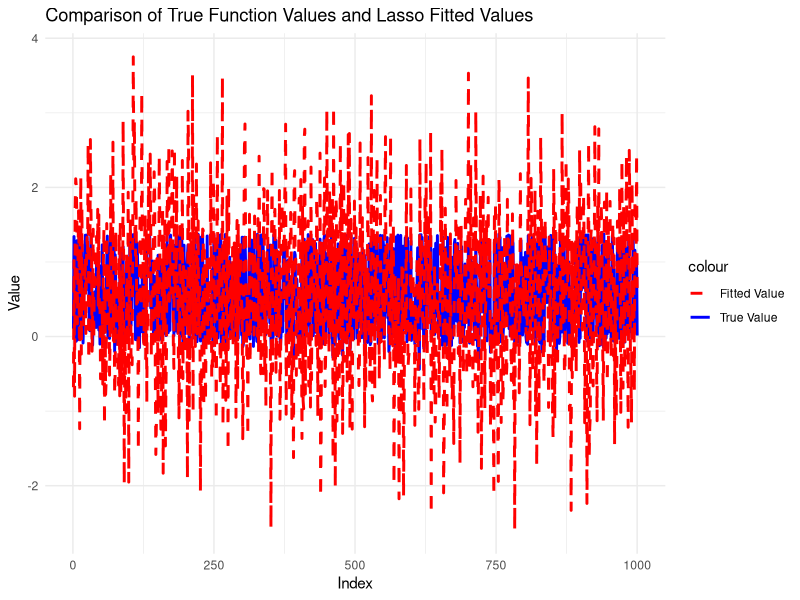

Generate this figure with R:
# Load necessary libraries
library(glmnet)
library(ggplot2)

# Set the parameters
set.seed(123)  # For reproducibility
n <- 1000      # Number of observations
d <- 2
# d <- 6         # Dimension of X
sigma <- 1     # Noise level

# Define functions for b*(X) and tau*(X)
b_star <- function(X) {
  sin(pi * X[, 1] * X[, 2])
  # sin(pi * X[, 1] * X[, 2]) + 2 * (X[, 3] - 0.5)^2 + X[, 4] + 0.5 * X[, 5]
}

tau_star <- function(X) {
  (X[, 1] + X[, 2]) / 2
}

# Propensity score function
e_star <- function(X) {
  p <- sin(pi * X[, 1] * X[, 2])
  p <- pmin(pmax(p, 0.1), 0.9)  # Trim to [0.1, 0.9]
  return(p)
}

# Generate data
X <- matrix(runif(n * d, 0, 1), n, d)
colnames(X) <- paste0("X", 1:d)  # Name the columns X1, X2, ..., X6
W <- rbinom(n, 1, e_star(X))
epsilon <- rnorm(n, 0, 1)
Y <- b_star(X) + (W - 0.5) * tau_star(X) + sigma * epsilon

# Combine the data into a data frame
df_fit <- data.frame(Y = Y, W = W, X = X)
# Rename columns to remove the "X." prefix
colnames(df_fit) <- gsub("X\\.", "", colnames(df_fit))

# Now prepare the design matrix using the corrected column names
# X_design <- model.matrix(~ .^2 + I(X1^2) + I(X2^2) + I(X3^2) + I(X4^2) + I(X5^2) + I(X6^2), data = df_fit)[, -1]
X_design <- 
  model.matrix(~ .^2 + 
                 I(X1^2) + 
                 I(X2^2), data = df_fit)[, -1]

# Fit Lasso model
lasso_model <- 
  cv.glmnet(X_design, Y, alpha = 1)  # alpha = 1 for Lasso

# Predict fitted values using Lasso
fitted_values <- 
  predict(lasso_model, 
          newx = X_design, 
          s = "lambda.min")

# Calculate true function values
true_values <- b_star(X) + (W - 0.5) * tau_star(X)

# Combine true and fitted values into a data frame for plotting
df_plot <- data.frame(
  Index = 1:n, 
  TrueValue = true_values, 
  FittedValue = fitted_values[,1])

# Create a ggplot comparing the true and fitted values
p <- ggplot(df_plot, aes(x = Index)) +
  geom_line(aes(y = TrueValue, color = "True Value"), size = 1) +
  geom_line(aes(y = FittedValue, color = "Fitted Value"), size = 1, linetype = "dashed") +
  labs(title = "Comparison of True Function Values and Lasso Fitted Values",
       x = "Index",
       y = "Value") +
  scale_color_manual(values = c("True Value" = "blue", "Fitted Value" = "red")) +
  theme_minimal()

# Print the plot
print(p)
